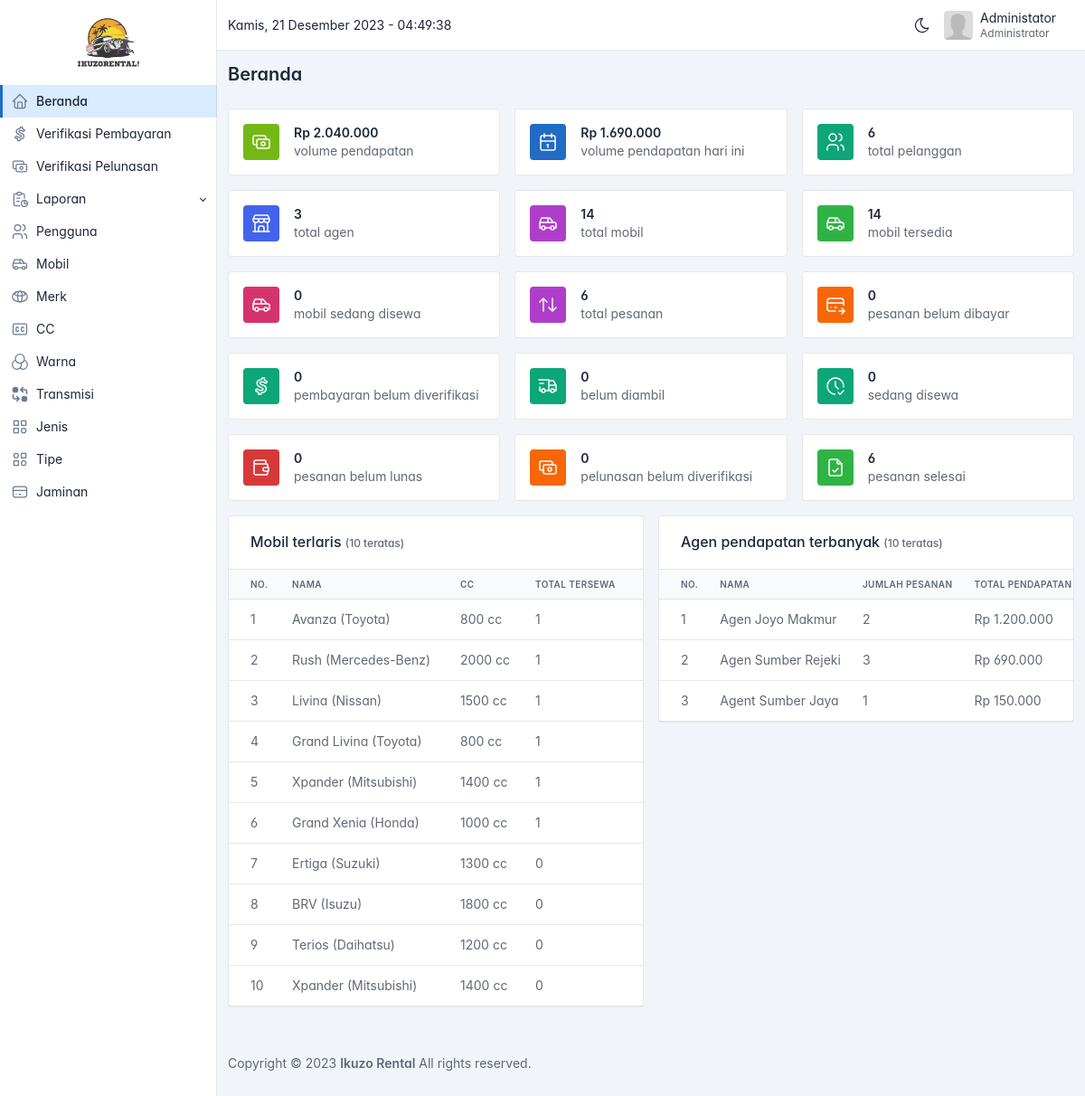
The page /admin/index.php (signed in) on the database its author committed.
### tables this page shows
CREATE TABLE `mobil` (
  `id` bigint(20) UNSIGNED NOT NULL,
  `agen_id` bigint(20) UNSIGNED NOT NULL,
  `merk_id` bigint(20) UNSIGNED NOT NULL,
  `jenis_id` bigint(20) UNSIGNED NOT NULL,
  `transmisi_id` bigint(20) UNSIGNED NOT NULL,
  `warna_id` bigint(20) UNSIGNED NOT NULL,
  `cc_id` bigint(20) UNSIGNED NOT NULL,
  `tipe_id` bigint(20) UNSIGNED NOT NULL,
  `nama` varchar(255) NOT NULL,
  `plat_nomor` varchar(255) NOT NULL,
  `tahun` varchar(255) DEFAULT NULL,
  `harga` bigint(20) NOT NULL,
  `kapasitas` int(11) NOT NULL,
  `foto` varchar(255) DEFAULT NULL,
  `status` varchar(255) NOT NULL DEFAULT 'available'
);

CREATE TABLE `merk_mobil` (
  `id` bigint(20) UNSIGNED NOT NULL,
  `nama` varchar(255) NOT NULL
);

CREATE TABLE `cc` (
  `id` bigint(20) UNSIGNED NOT NULL,
  `nama` varchar(255) NOT NULL
);

CREATE TABLE `agen` (
  `id` bigint(20) UNSIGNED NOT NULL,
  `user_id` bigint(20) UNSIGNED NOT NULL,
  `nama` varchar(255) NOT NULL,
  `alamat` varchar(255) DEFAULT NULL,
  `telepon` varchar(255) DEFAULT NULL,
  `no_rekening` varchar(255) DEFAULT NULL,
  `bank` varchar(255) DEFAULT NULL,
  `atas_nama` varchar(255) DEFAULT NULL
);

### helper/helpers.php (called while the page is built, shortened)
<?php
function format_rupiah($angka)
{
  $hasil_rupiah = "Rp " . number_format($angka, 0, ',', '.');
  return $hasil_rupiah;
}
function countAll($conn, $table, $where = null)
{
  $query = "SELECT COUNT(*) AS total FROM $table";
  if ($where) {
    $query .= " WHERE $where";
  }
  $result = mysqli_query($conn, $query);
  $row = mysqli_fetch_assoc($result);
  return $row['total'];
}
function sumAll($conn, $table, $column, $where = null)
{
  $query = "SELECT SUM($column) AS total FROM $table";
  if ($where) {
    $query .= " WHERE $where";
  }
  $result = mysqli_query($conn, $query);
  $row = mysqli_fetch_assoc($result);
  return $row['total'];
}

### admin/index.php (the view, shortened to what this page needs)
<?php
include('partials/header.php');
$pendapatan_lunas = sumAll($conn, "transaksi", "total_harga", "status_pembayaran_id = 5");
$pendapatan_dp = sumAll($conn, "transaksi", "jumlah_dp", "status_pembayaran_id = 4");
$total_pendapatan = $pendapatan_lunas + $pendapatan_dp;
$pendapatan_lunas_hari_ini = sumAll($conn, "transaksi", "total_harga", "status_pembayaran_id = 5 AND DATE(tanggal_bayar_lunas) = CURDATE()");
$pendapatan_dp_hari_ini = sumAll($conn, "transaksi", "jumlah_dp", "status_pembayaran_id = 4 AND DATE(tanggal_dp) = CURDATE()");
$total_pendapatan_hari_ini = $pendapatan_lunas_hari_ini + $pendapatan_dp_hari_ini;
$jumlah_pelanggan = countAll($conn, 'user', 'role', 'customer');
$jumlah_agen = countAll($conn, 'user', "role = 'agent'");
$jumlah_mobil = countAll($conn, 'mobil');
$jumlah_mobil_tersedia = countAll($conn, "mobil", "status = 'available'");
$jumlah_mobil_disewa = countAll($conn, "mobil", "status = 'unavailable'");
$jumlah_transaksi = countAll($conn, 'transaksi');
$belum_dibayar = countAll($conn, "transaksi", "(status_pembayaran_id = 1 OR status_pembayaran_id = 3)");
$belum_diverifikasi = countAll($conn, "transaksi", "status_pembayaran_id = 2");
$sedang_disewa = countAll(
  $conn,
  "transaksi",
  "(status_pembayaran_id = 4 OR status_pembayaran_id = 5) AND transaksi.status_pengembalian_id = 2"
);
$belum_lunas = countAll(
  $conn,
  "transaksi",
  "status_pembayaran_id = 4 AND transaksi.status_pengembalian_id = 3 AND bukti_bayar_lunas IS NULL"
);
$pelunasan_belum_diverifikasi = countAll(
  $conn,
  "transaksi",
  "status_pembayaran_id = 4 AND transaksi.status_pengembalian_id = 3 AND bukti_bayar_lunas IS NOT NULL"
);
$pesanan_selesai = countAll(
  $conn,
  "transaksi",
  "status_pembayaran_id = 5 AND transaksi.status_pengembalian_id = 3"
);
$query_mobil_terlaris = "
  SELECT
    mobil.*,
    agen.nama AS nama_agen,
    cc.nama AS nama_cc,
    merk_mobil.nama AS nama_merk_mobil,
    COUNT(transaksi.mobil_id) AS jumlah_transaksi
  FROM mobil
  LEFT JOIN agen ON mobil.agen_id = agen.id
  LEFT JOIN cc ON mobil.cc_id = cc.id
  LEFT JOIN merk_mobil ON mobil.merk_id = merk_mobil.id
  LEFT JOIN transaksi ON mobil.id = transaksi.mobil_id
  WHERE transaksi.status_pembayaran_id = 5 OR transaksi.status_pembayaran_id = 4 OR transaksi.id IS NULL
  GROUP BY mobil.id
  ORDER BY jumlah_transaksi DESC LIMIT 10
";
$result = mysqli_query($conn, $query_mobil_terlaris);
$mobil_terlaris = mysqli_fetch_all($result, MYSQLI_ASSOC);
$query_agen_terbaik = "
  SELECT
    agen.*,
    COUNT(transaksi.id) AS jumlah_transaksi,
    SUM(IF(transaksi.status_pembayaran_id = 5, transaksi.total_harga, transaksi.jumlah_dp)) AS total_pendapatan
  FROM agen
  LEFT JOIN transaksi ON agen.id = transaksi.agen_id
  WHERE transaksi.status_pembayaran_id = 5 OR transaksi.status_pembayaran_id = 4 OR transaksi.id IS NULL
  GROUP BY agen.id
  ORDER BY total_pendapatan DESC LIMIT 10
";
$result = mysqli_query($conn, $query_agen_terbaik);
$agen_terbaik = mysqli_fetch_all($result, MYSQLI_ASSOC);
?>
<div class="page-header d-print-none mt-2">
  <div class="container-xl">
    <div class="row g-2 align-items-center">
      <div class="col">
        <h3 class="page-title">
          Beranda
        </h3>
      </div>
    </div>
  </div>
</div>
<div class="page-body">
  <div class="container-xl">
    <div class="row">
      <div class="col-sm-6 col-xl-4 mb-3">
        <div class="card card-sm">
          <div class="card-body">
            <div class="row align-items-center">
              <div class="col-auto">
                <span class="bg-lime text-white avatar">
                </span>
              </div>
              <div class="col">
                <div class="fw-bold">
                  <?= format_rupiah($total_pendapatan) ?>
                </div>
                <div class="text-muted">
                  volume pendapatan
                </div>
              </div>
            </div>
          </div>
        </div>
      </div>
      <div class="col-sm-6 col-xl-4 mb-3">
        <div class="card card-sm">
          <div class="card-body">
            <div class="row align-items-center">
              <div class="col-auto">
                <span class="bg-primary text-white avatar">
                </span>
              </div>
              <div class="col">
                <div class="fw-bold">
                  <?= format_rupiah($total_pendapatan_hari_ini) ?>
                </div>
                <div class="text-muted">
                  volume pendapatan hari ini
                </div>
              </div>
            </div>
          </div>
        </div>
      </div>
      <div class="col-sm-6 col-xl-4 mb-3">
        <div class="card card-sm">
          <div class="card-body">
            <div class="row align-items-center">
              <div class="col-auto">
                <span class="bg-teal text-white avatar">
                </span>
              </div>
              <div class="col">
                <div class="fw-bold">
                  <?= $jumlah_pelanggan ?>
                </div>
                <div class="text-muted">
                  total pelanggan
                </div>
              </div>
            </div>
          </div>
        </div>
      </div>
      <div class="col-sm-6 col-xl-4 mb-3">
        <div class="card card-sm">
          <div class="card-body">
            <div class="row align-items-center">
              <div class="col-auto">
                <span class="bg-indigo text-white avatar">
                </span>
              </div>
              <div class="col">
                <div class="fw-bold">
                  <?= $jumlah_agen ?>
                </div>
                <div class="text-muted">
                  total agen
                </div>
              </div>
            </div>
          </div>
        </div>
      </div>
      <div class="col-sm-6 col-xl-4 mb-3">
        <div class="card card-sm">
          <div class="card-body">
            <div class="row align-items-center">
              <div class="col-auto">
                <span class="bg-purple text-white avatar">
                </span>
              </div>
              <div class="col">
                <div class="fw-bold">
                  <?= $jumlah_mobil ?>
                </div>
                <div class="text-muted">
                  total mobil
                </div>
              </div>
            </div>
          </div>
        </div>
      </div>
      <div class="col-sm-6 col-xl-4 mb-3">
        <div class="card card-sm">
          <div class="card-body">
            <div class="row align-items-center">
              <div class="col-auto">
                <span class="bg-success text-white avatar">
                </span>
              </div>
              <div class="col">
                <div class="fw-bold">
                  <?= $jumlah_mobil_tersedia ?>
                </div>
                <div class="text-muted">
                  mobil tersedia
                </div>
              </div>
            </div>
          </div>
        </div>
      </div>
      <div class="col-sm-6 col-xl-4 mb-3">
        <div class="card card-sm">
          <div class="card-body">
            <div class="row align-items-center">
              <div class="col-auto">
                <span class="bg-pink text-white avatar">
                </span>
              </div>
              <div class="col">
                <div class="fw-bold">
                  <?= $jumlah_mobil_disewa ?>
                </div>
                <div class="text-muted">
                  mobil sedang disewa
                </div>
              </div>
            </div>
          </div>
        </div>
      </div>
      <div class="col-sm-6 col-xl-4 mb-3">
        <div class="card card-sm">
          <div class="card-body">
            <div class="row align-items-center">
              <div class="col-auto">
                <span class="bg-purple text-white avatar">
                </span>
              </div>
              <div class="col">
                <div class="fw-bold">
                  <?= $jumlah_transaksi ?>
                </div>
                <div class="text-muted">
                  total pesanan
                </div>
              </div>
            </div>
          </div>
        </div>
      </div>
      <div class="col-sm-6 col-xl-4 mb-3">
        <div class="card card-sm">
          <div class="card-body">
            <div class="row align-items-center">
              <div class="col-auto">
                <span class="bg-orange text-white avatar">
                </span>
              </div>
              <div class="col">
                <div class="fw-bold">
                  <?= $belum_dibayar ?>
                </div>
                <div class="text-muted">
                  pesanan belum dibayar
                </div>
              </div>
            </div>
          </div>
        </div>
      </div>
      <div class="col-sm-6 col-xl-4 mb-3">
        <div class="card card-sm">
          <div class="card-body">
            <div class="row align-items-center">
              <div class="col-auto">
                <span class="bg-teal text-white avatar">
                </span>
              </div>
              <div class="col">
                <div class="fw-bold">
                  <?= $belum_diverifikasi ?>
                </div>
                <div class="text-muted">
                  pembayaran belum diverifikasi
                </div>
              </div>
            </div>
          </div>
        </div>
      </div>
      <div class="col-sm-6 col-xl-4 mb-3">
        <div class="card card-sm">
          <div class="card-body">
            <div class="row align-items-center">
              <div class="col-auto">
                <span class="bg-teal text-white avatar">
                </span>
              </div>
              <div class="col">
                <div class="fw-bold">
                  <?= $sedang_disewa ?>
                </div>
                <div class="text-muted">
                  belum diambil
                </div>
              </div>
            </div>
          </div>
        </div>
      </div>
      <div class="col-sm-6 col-xl-4 mb-3">
        <div class="card card-sm">
          <div class="card-body">
            <div class="row align-items-center">
              <div class="col-auto">
                <span class="bg-teal text-white avatar">
                </span>
              </div>
              <div class="col">
                <div class="fw-bold">
                  <?= $sedang_disewa ?>
                </div>
                <div class="text-muted">
                  sedang disewa
                </div>
              </div>
            </div>
          </div>
        </div>
      </div>
      <div class="col-sm-6 col-xl-4 mb-3">
        <div class="card card-sm">
          <div class="card-body">
            <div class="row align-items-center">
              <div class="col-auto">
                <span class="bg-red text-white avatar">
                </span>
              </div>
              <div class="col">
                <div class="fw-bold">
                  <?= $belum_lunas ?>
                </div>
                <div class="text-muted">
                  pesanan belum lunas
                </div>
              </div>
            </div>
          </div>
        </div>
      </div>
      <div class="col-sm-6 col-xl-4 mb-3">
        <div class="card card-sm">
          <div class="card-body">
            <div class="row align-items-center">
              <div class="col-auto">
                <span class="bg-orange text-white avatar">
                </span>
              </div>
              <div class="col">
                <div class="fw-bold">
                  <?= $pelunasan_belum_diverifikasi ?>
                </div>
                <div class="text-muted">
                  pelunasan belum diverifikasi
                </div>
              </div>
            </div>
          </div>
        </div>
      </div>
      <div class="col-sm-6 col-xl-4 mb-3">
        <div class="card card-sm">
          <div class="card-body">
            <div class="row align-items-center">
              <div class="col-auto">
                <span class="bg-success text-white avatar">
                </span>
              </div>
              <div class="col">
                <div class="fw-bold">
                  <?= $pesanan_selesai ?>
                </div>
                <div class="text-muted">
                  pesanan selesai
                </div>
              </div>
            </div>
          </div>
        </div>
      </div>
      <div class="col-lg-6">
        <div class="card">
          <div class="card-header">
            <h3 class="card-title">Mobil terlaris <span class="text-muted fs-5">(10 teratas)</span></h3>
          </div>
          <div class="table-responsive text-muted">
            <table class="table card-table table-vcenter" style="white-space: nowrap;">
              <thead>
                <tr>
                  <th>No.</th>
                  <th>Nama</th>
                  <th>CC</th>
                  <th>Total Tersewa</th>
                </tr>
              </thead>
              <tbody>
                <?php foreach ($mobil_terlaris as $index => $mobil) : ?>
                  <tr>
                    <td><?= $index + 1 ?></td>
                    <td><?= $mobil['nama'] ?> (<?= $mobil['nama_merk_mobil'] ?>)</td>
                    <td><?= $mobil['nama_cc'] ?> cc</td>
                    <td><?= $mobil['jumlah_transaksi'] ?></td>
                  </tr>
                <?php endforeach ?>
              </tbody>
            </table>
          </div>
        </div>
      </div>
      <div class="col-lg-6">
        <div class="card">
          <div class="card-header">
            <h3 class="card-title">Agen pendapatan terbanyak <span class="text-muted fs-5">(10 teratas)</span></h3>
          </div>
          <div class="table-responsive text-muted">
            <table class="table card-table table-vcenter" style="white-space: nowrap;">
              <thead>
                <tr>
                  <th>No.</th>
                  <th>Nama</th>
                  <th>Jumlah Pesanan</th>
                  <th>Total Pendapatan</th>
                </tr>
              </thead>
              <tbody>
                <?php foreach ($agen_terbaik as $index => $item) : ?>
                  <tr>
                    <td><?= $index + 1 ?></td>
                    <td><?= $item['nama'] ?></td>
                    <td><?= $item['jumlah_transaksi'] ?></td>
                    <td><?= format_rupiah($item['total_pendapatan']) ?></td>
                  </tr>
                <?php endforeach ?>
              </tbody>
            </table>
          </div>
        </div>
      </div>
    </div>
  </div>
</div>
<?php include('partials/footer.php') ?>

### rows shown on the page
mobil: nama "Avanza", merk.nama "Toyota", cc.nama "800", jumlah_transaksi "1"
mobil: nama "Rush", merk.nama "Mercedes-Benz", cc.nama "2000", jumlah_transaksi "1"
mobil: nama "Livina", merk.nama "Nissan", cc.nama "1500", jumlah_transaksi "1"
mobil: nama "Grand Livina", merk.nama "Toyota", cc.nama "800", jumlah_transaksi "1"
mobil: nama "Xpander", merk.nama "Mitsubishi", cc.nama "1400", jumlah_transaksi "1"
mobil: nama "Grand Xenia", merk.nama "Honda", cc.nama "1000", jumlah_transaksi "1"
mobil: nama "Ertiga", merk.nama "Suzuki", cc.nama "1300", jumlah_transaksi "0"
mobil: nama "BRV", merk.nama "Isuzu", cc.nama "1800", jumlah_transaksi "0"
mobil: nama "Terios", merk.nama "Daihatsu", cc.nama "1200", jumlah_transaksi "0"
mobil: nama "Xpander", merk.nama "Mitsubishi", cc.nama "1400", jumlah_transaksi "0"
agen: nama "Agen Joyo Makmur", jumlah_transaksi "2", total_pendapatan "Rp 1.200.000"
agen: nama "Agen Sumber Rejeki", jumlah_transaksi "3", total_pendapatan "Rp 690.000"
agen: nama "Agent Sumber Jaya", jumlah_transaksi "1", total_pendapatan "Rp 150.000"

### other values the page prints
mb_strimwidth($_SESSION['user']['nama'], 0, 24, '...') "Administator"
$_SESSION['user']['role'] "Administrator"
format_rupiah($total_pendapatan) "Rp 2.040.000"
format_rupiah($total_pendapatan_hari_ini) "Rp 1.690.000"
$jumlah_pelanggan "6"
$jumlah_agen "3"
$jumlah_mobil "14"
$jumlah_mobil_tersedia "14"
$jumlah_mobil_disewa "0"
$jumlah_transaksi "6"
$belum_dibayar "0"
$belum_diverifikasi "0"
$sedang_disewa "0"
$belum_lunas "0"
$pelunasan_belum_diverifikasi "0"
